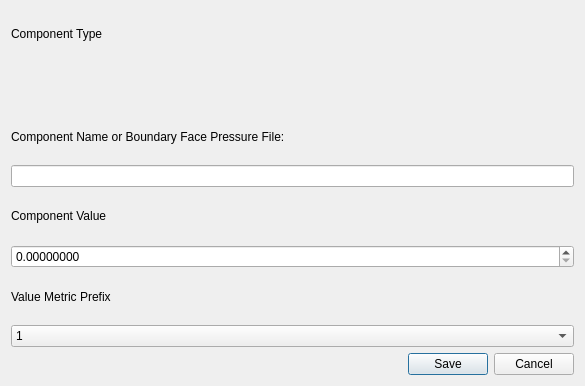
<?xml version="1.0" encoding="UTF-8"?>
<ui version="4.0">
 <class>SettingDialog</class>
 <widget class="QDialog" name="SettingDialog">
  <property name="geometry">
   <rect>
    <x>0</x>
    <y>0</y>
    <width>585</width>
    <height>386</height>
   </rect>
  </property>
  <property name="windowTitle">
   <string>Component Settings</string>
  </property>
  <layout class="QVBoxLayout" name="verticalLayout">
   <item>
    <widget class="QLabel" name="label_4">
     <property name="text">
      <string>Component Type</string>
     </property>
    </widget>
   </item>
   <item>
    <widget class="QLabel" name="Type">
     <property name="text">
      <string/>
     </property>
    </widget>
   </item>
   <item>
    <widget class="QLabel" name="label_3">
     <property name="text">
      <string>Component Name or Boundary Face Pressure File: </string>
     </property>
    </widget>
   </item>
   <item>
    <widget class="QLineEdit" name="Name"/>
   </item>
   <item>
    <widget class="QLabel" name="label">
     <property name="text">
      <string>Component Value</string>
     </property>
    </widget>
   </item>
   <item>
    <widget class="QDoubleSpinBox" name="Value">
     <property name="decimals">
      <number>8</number>
     </property>
     <property name="maximum">
      <double>1000000.000000000000000</double>
     </property>
    </widget>
   </item>
   <item>
    <widget class="QLabel" name="label_2">
     <property name="text">
      <string>Value Metric Prefix</string>
     </property>
    </widget>
   </item>
   <item>
    <widget class="QComboBox" name="Unit">
     <item>
      <property name="text">
       <string>1</string>
      </property>
     </item>
     <item>
      <property name="text">
       <string>k</string>
      </property>
     </item>
     <item>
      <property name="text">
       <string>M</string>
      </property>
     </item>
     <item>
      <property name="text">
       <string>m</string>
      </property>
     </item>
     <item>
      <property name="text">
       <string>micro</string>
      </property>
     </item>
     <item>
      <property name="text">
       <string>n</string>
      </property>
     </item>
     <item>
      <property name="text">
       <string>p</string>
      </property>
     </item>
     <item>
      <property name="text">
       <string/>
      </property>
     </item>
    </widget>
   </item>
   <item>
    <widget class="QDialogButtonBox" name="Save">
     <property name="orientation">
      <enum>Qt::Horizontal</enum>
     </property>
     <property name="standardButtons">
      <set>QDialogButtonBox::Cancel|QDialogButtonBox::Save</set>
     </property>
    </widget>
   </item>
  </layout>
 </widget>
 <resources/>
 <connections>
  <connection>
   <sender>Save</sender>
   <signal>accepted()</signal>
   <receiver>SettingDialog</receiver>
   <slot>accept()</slot>
   <hints>
    <hint type="sourcelabel">
     <x>248</x>
     <y>254</y>
    </hint>
    <hint type="destinationlabel">
     <x>157</x>
     <y>274</y>
    </hint>
   </hints>
  </connection>
  <connection>
   <sender>Save</sender>
   <signal>rejected()</signal>
   <receiver>SettingDialog</receiver>
   <slot>reject()</slot>
   <hints>
    <hint type="sourcelabel">
     <x>316</x>
     <y>260</y>
    </hint>
    <hint type="destinationlabel">
     <x>286</x>
     <y>274</y>
    </hint>
   </hints>
  </connection>
 </connections>
</ui>
